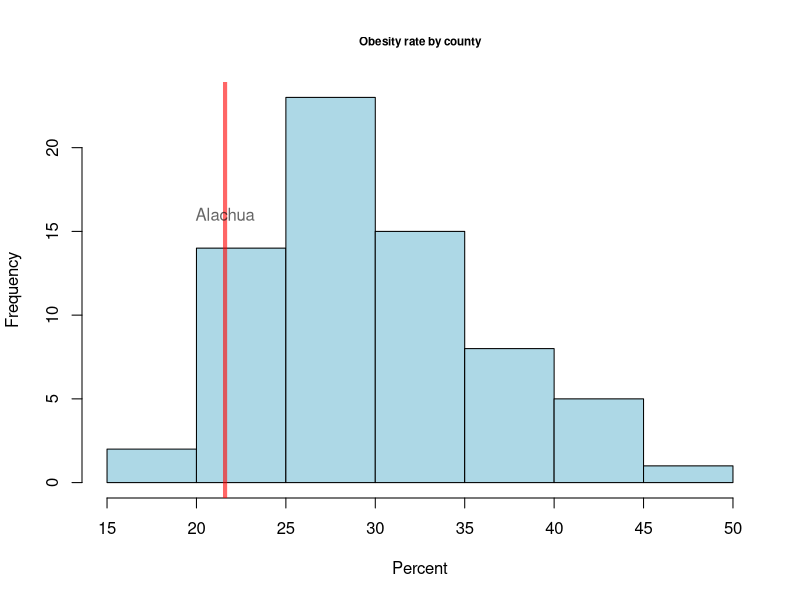
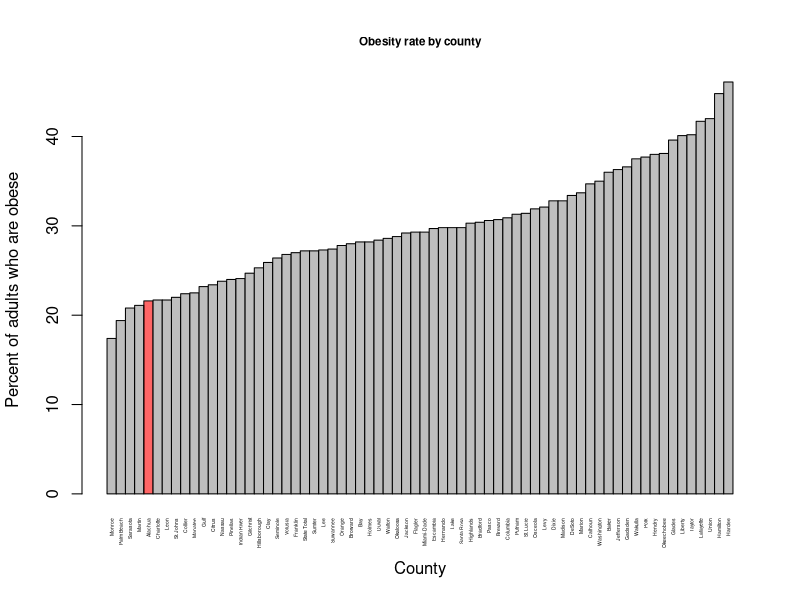
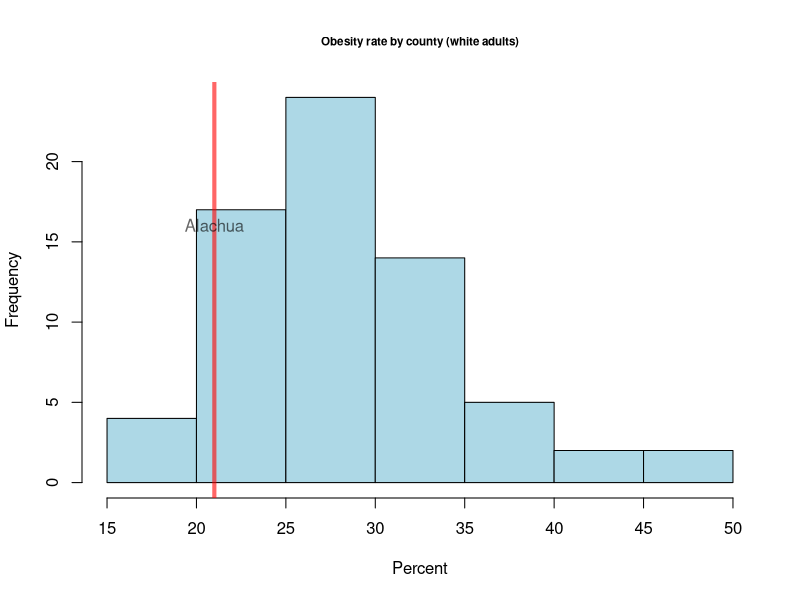
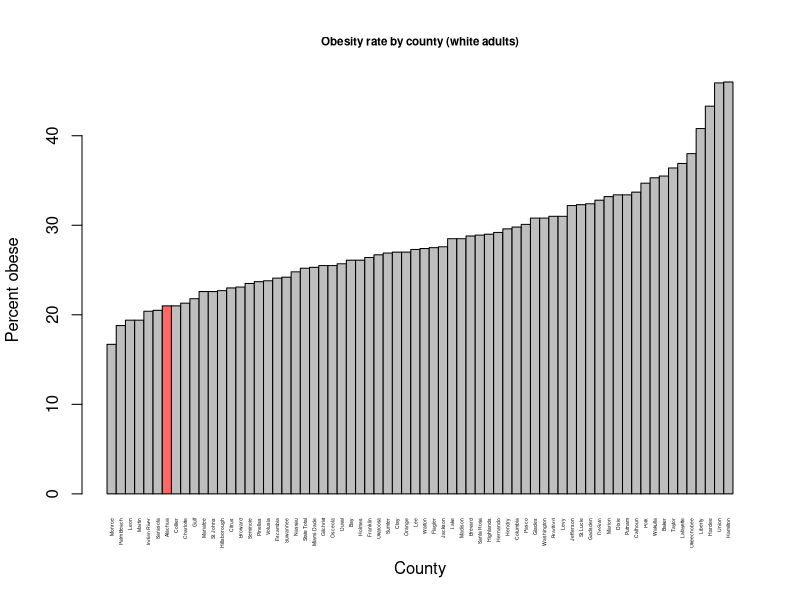
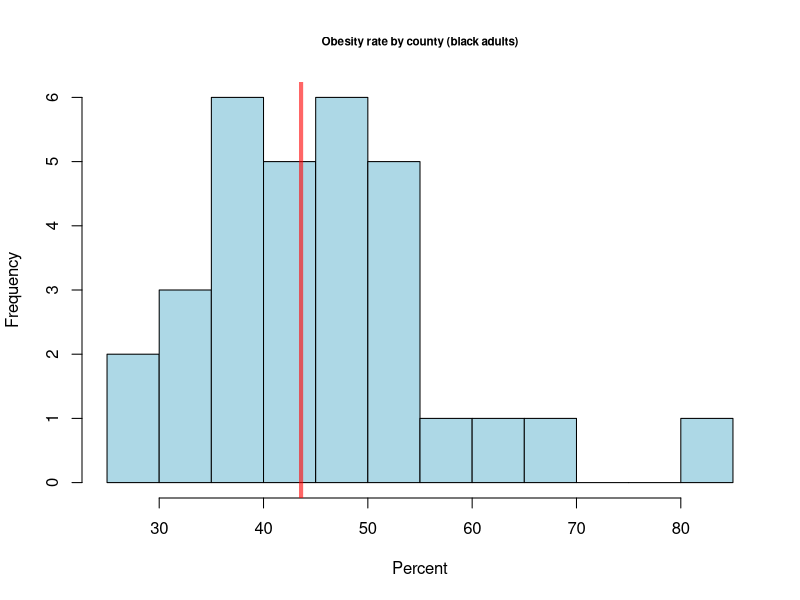
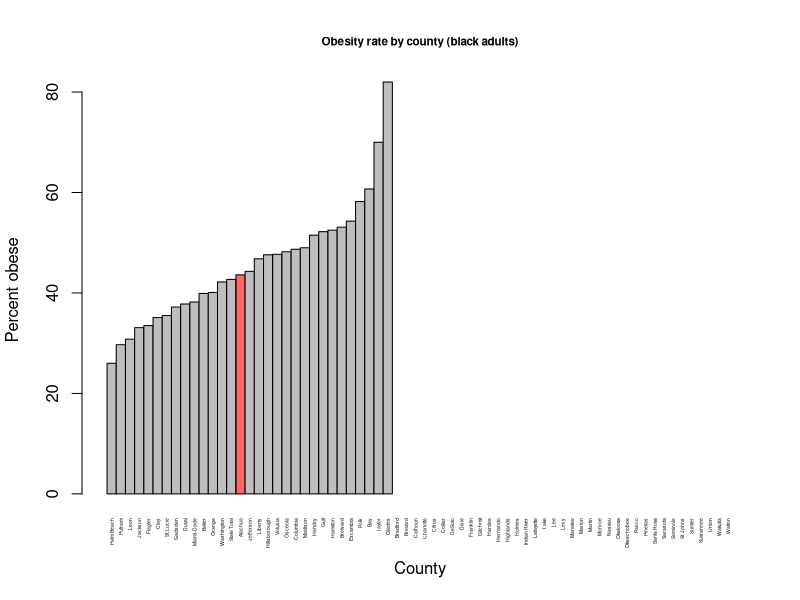
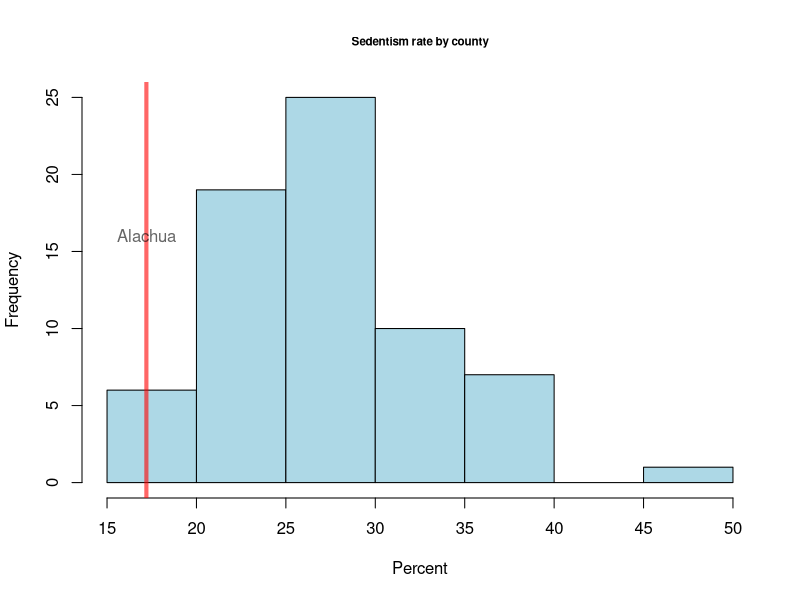
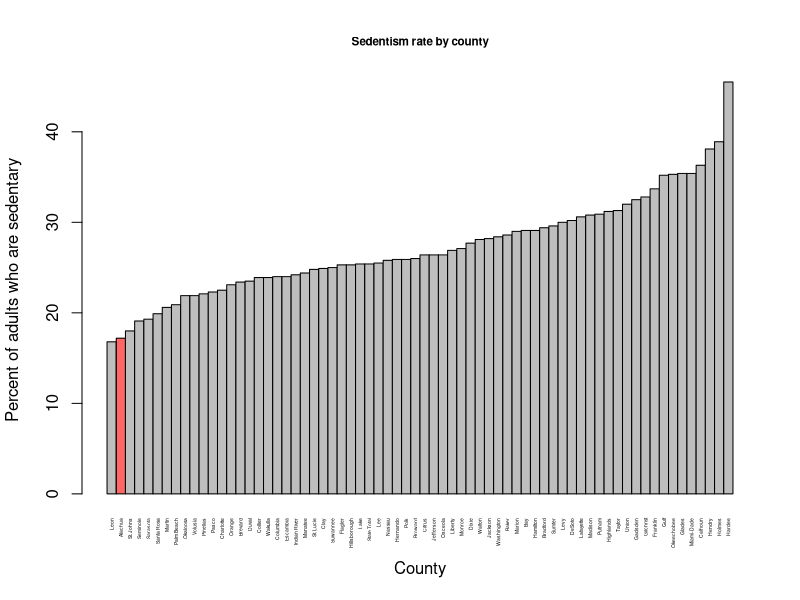

The R source for these figures, in order: (Note: this script raises an error after producing the figures.)
library(gdata)
setwd("E:/workingdirectory/obesity")
dir()
myred <- adjustcolor("red", alpha.f=0.6)
### 2010 obesity data
obesity <- read.csv("obesity2010.csv", skip=1)
colnames(obesity) <- c("county", "rate")
obesity <- obesity[order(obesity$rate),]

#Adult obesity hist
hist(obesity$rate, breaks=10, cex.main=0.7, main="Obesity rate by county", xlab="Percent", col="lightblue")
abline(v=obesity$rate[which(obesity$county=="Alachua")], col=myred, lwd=4)
text(x=obesity$rate[which(obesity$county=="Alachua")], y=16, col=adjustcolor("black", alpha.f=0.6),
     cex=1, label="Alachua")

#Adult obesity barplot
obesity$col <- "grey"
obesity$col[which(obesity$county == "Alachua")] <- myred
barplot(obesity$rate, space=0, cex.main=0.7, main="Obesity rate by county", xlab="County", col=obesity$col,
        ylab="Percent of adults who are obese", names.arg=obesity$county, las=3, cex.names=0.3)

#DO WHITES ONLY
obesityWhite <- read.csv("obesityWhite2010.csv", skip=1)
colnames(obesityWhite) <- c("county", "rate")
obesityWhite <- obesityWhite[order(obesityWhite$rate),]
#Adult obesityWhite hist
hist(obesityWhite$rate, breaks=10, cex.main=0.7, main="Obesity rate by county (white adults)", xlab="Percent", col="lightblue")
abline(v=obesityWhite$rate[which(obesityWhite$county=="Alachua")], col=myred, lwd=4)
text(x=obesityWhite$rate[which(obesityWhite$county=="Alachua")], y=16, col=adjustcolor("black", alpha.f=0.6),
     cex=1, label="Alachua")

#Adult obesityWhite barplot
obesityWhite$col <- "grey"
obesityWhite$col[which(obesityWhite$county == "Alachua")] <- myred
barplot(obesityWhite$rate, space=0, cex.main=0.7, main="Obesity rate by county (white adults)", xlab="County", col=obesityWhite$col,
        ylab="Percent obese", names.arg=obesityWhite$county, las=3, cex.names=0.3)



#DO BlackS ONLY
obesityBlack <- read.csv("obesityBlack2010.csv", skip=1)
colnames(obesityBlack) <- c("county", "rate")
obesityBlack <- obesityBlack[order(obesityBlack$rate),]
#Adult obesityBlack hist
hist(obesityBlack$rate, breaks=10, cex.main=0.7, main="Obesity rate by county (black adults)", xlab="Percent", col="lightblue")
abline(v=obesityBlack$rate[which(obesityBlack$county=="Alachua")], col=myred, lwd=4)
text(x=obesityBlack$rate[which(obesityBlack$county=="Alachua")], y=16, col=adjustcolor("black", alpha.f=0.6),
     cex=1, label="Alachua")

#Adult obesityBlack barplot
obesityBlack$col <- "grey"
obesityBlack$col[which(obesityBlack$county == "Alachua")] <- myred
barplot(obesityBlack$rate, space=0, cex.main=0.7, main="Obesity rate by county (black adults)", xlab="County", col=obesityBlack$col,
        ylab="Percent obese", names.arg=obesityBlack$county, las=3, cex.names=0.3)

################# WHY?
#SEDENTARISM
sedentary <- read.csv("sedentary2007.csv", skip=1)
colnames(sedentary) <- c("county", "rate")
sedentary <- sedentary[order(sedentary$rate),]

#Adult sedentary hist
hist(sedentary$rate, breaks=10, cex.main=0.7, main="Sedentism rate by county", xlab="Percent", col="lightblue")
abline(v=sedentary$rate[which(sedentary$county=="Alachua")], col=myred, lwd=4)
text(x=sedentary$rate[which(sedentary$county=="Alachua")], y=16, col=adjustcolor("black", alpha.f=0.6),
     cex=1, label="Alachua")

#Adult sedentary barplot
sedentary$col <- "grey"
sedentary$col[which(sedentary$county == "Alachua")] <- myred
barplot(sedentary$rate, space=0, cex.main=0.7, main="Sedentism rate by county", xlab="County", col=sedentary$col,
        ylab="Percent of adults who are sedentary", names.arg=sedentary$county, las=3, cex.names=0.3)

#whites only sedentarism
sedentaryWhite <- read.csv("sedentaryWhite2007.csv", skip=1)
colnames(sedentaryWhite) <- c("county", "rate")
sedentaryWhite <- sedentaryWhite[order(sedentaryWhite$rate),]
#Adult sedentaryWhite hist
hist(sedentaryWhite$rate, breaks=10, cex.main=0.7, main="Sedentism rate by county (white adults)", xlab="Percent", col="lightblue")
abline(v=sedentaryWhite$rate[which(sedentaryWhite$county=="Alachua")], col=myred, lwd=4)
text(x=sedentaryWhite$rate[which(sedentaryWhite$county=="Alachua")], y=16, col=adjustcolor("black", alpha.f=0.6),
     cex=1, label="Alachua")

#Adult sedentaryWhite barplot
sedentaryWhite$col <- "grey"
sedentaryWhite$col[which(sedentaryWhite$county == "Alachua")] <- myred
barplot(sedentaryWhite$rate, space=0, cex.main=0.7, main="Sedentism rate by county (white adults)", xlab="County", col=sedentaryWhite$col,
        ylab="Percent sedentary", names.arg=sedentaryWhite$county, las=3, cex.names=0.3)

#### BLACKS SEDENTARISM

#whites only sedentarism
sedentaryBlack <- read.csv("sedentaryBlack2007.csv", skip=1)
colnames(sedentaryBlack) <- c("county", "rate")
sedentaryBlack <- sedentaryBlack[order(sedentaryBlack$rate),]
#Adult sedentaryBlack hist
hist(sedentaryBlack$rate, breaks=10, cex.main=0.7, main="Sedentism rate by county (black adults)", xlab="Percent", col="lightblue")
abline(v=sedentaryBlack$rate[which(sedentaryBlack$county=="Alachua")], col=myred, lwd=4)
text(x=sedentaryBlack$rate[which(sedentaryBlack$county=="Alachua")], y=16, col=adjustcolor("black", alpha.f=0.6),
     cex=1, label="Alachua")

#Adult sedentaryBlack barplot
sedentaryBlack$col <- "grey"
sedentaryBlack$col[which(sedentaryBlack$county == "Alachua")] <- myred
barplot(sedentaryBlack$rate, space=0, cex.main=0.7, main="Sedentism rate by county (black adults)", xlab="County", col=sedentaryBlack$col,
        ylab="Percent sedentary", names.arg=sedentaryBlack$county, las=3, cex.names=0.3)



##### NOW TIME FOR CHILDREN

#middle school
mid <- read.csv("midbmi95.csv", skip=1)
colnames(mid) <- c("county", "rate")
mid <- mid[order(mid$rate),]

#Adult mid hist
hist(mid$rate, breaks=10, cex.main=0.7, main="BMI > 95% among middle schoolers", xlab="Percent", col="lightblue")
abline(v=mid$rate[which(mid$county=="Alachua")], col=myred, lwd=4)
text(x=mid$rate[which(mid$county=="Alachua")], y=16, col=adjustcolor("black", alpha.f=0.6),
     cex=1, label="Alachua")

#Adult mid barplot
mid$col <- "grey"
mid$col[which(mid$county == "Alachua")] <- myred
barplot(mid$rate, space=0, cex.main=0.7, main="BMI > 95% among middle schoolers", xlab="County", col=mid$col,
        ylab="Percent middle schoolers with BMI > 95%", names.arg=mid$county, las=3, cex.names=0.3)

#high school
high <- read.csv("highbmi95.csv", skip=1)
colnames(high) <- c("county", "rate")
high <- high[order(high$rate),]

# high hist
hist(high$rate, breaks=10, cex.main=0.7, main="BMI > 95% among high schoolers", xlab="Percent", col="lightblue")
abline(v=high$rate[which(high$county=="Alachua")], col=myred, lwd=4)
text(x=high$rate[which(high$county=="Alachua")], y=10, col=adjustcolor("black", alpha.f=0.6),
     cex=1, label="Alachua")

# high barplot
high$col <- "grey"
high$col[which(high$county == "Alachua")] <- myred
barplot(high$rate, space=0, cex.main=0.7, main="BMI > 95% among high schoolers", xlab="County", col=high$col,
        ylab="Percent high schoolers with BMI > 95%", names.arg=high$county, las=3, cex.names=0.3)

save.image("E:/workingdirectory/obesity/fourKourtney28jan.RData")
